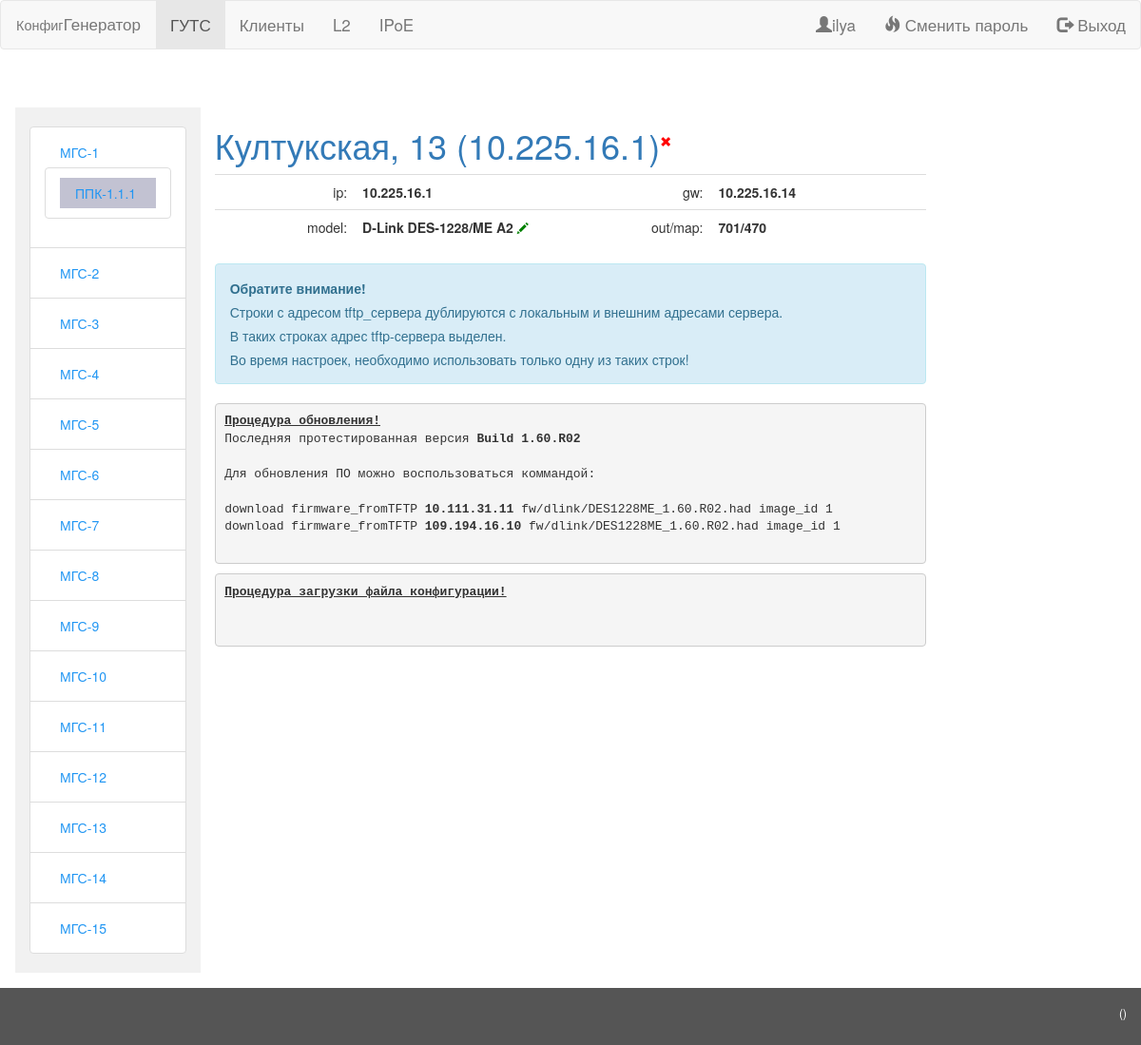
The app's page /network/access_switch/2/cfg_gen/ (signed in) with its own data.
### network/models.py (models this page shows, shortened)
class MGS(models.Model):
    class Meta:
        verbose_name = "МГС"
        verbose_name_plural = "МГС"
    mgs_num = models.IntegerField(default=0, unique=True)
    address = models.CharField(max_length = 100)
    lag = models.ForeignKey(LAG, on_delete = models.SET_NULL, blank=True, null=True)
    campus_counter = models.IntegerField(default = 0, verbose_name="Количество кампусов в МГС", help_text = "Значение обновляется автоматически при вызове метода update_counts()",         editable=False)
    node_counter = models.IntegerField(default = 0, verbose_name="Количество узлов в МГС", help_text = "Значение обновляется автоматически при вызове метода update_counts()",              editable=False)
    switche_counter = models.IntegerField(default = 0, verbose_name="Количество коммутаторов в МГС", help_text = "Значение обновляется автоматически при вызове метода update_counts()",    editable=False)
    last_update = models.DateTimeField(default=timezone.now, verbose_name='Время последнего обновления данных по МГС',                                                                                            editable=False)
    def __str__(self):
        return "МГС-%s" % self.mgs_num
    def update_counts(self):
        campuss_count = 0
        node_count = 0
        sw_count = 0
        for ms in self.ms_set.all():
            campuss_count += ms.campus_set.count()
            for campus in ms.campus_set.all():
                for thread in campus.thread_set.all():
                    node_count += thread.access_node_set.count()
                    for node in thread.access_node_set.all():
                        sw_count += node.access_switch_set.count()
        self.campus_counter = campuss_count
        self.node_counter = node_count
        self.switche_counter = sw_count
        self.last_update = timezone.now
        self.save()

class CAMPUS(models.Model):
    class Meta:
        verbose_name = "Кампус"
        verbose_name_plural = "Кампусы"
        ordering = ('ms', 'num_in_ms')
        unique_together = ('ms', 'num_in_ms',)
    prefix_choices = (
        ('ppk', 'ППК'),
        ('mku', 'МКУ'),
    )
    prefix = models.CharField(max_length = 20,
        default = 'ppk',
        choices = prefix_choices,
        verbose_name='Префикс')
    ms = models.ForeignKey(MS, on_delete=models.CASCADE, verbose_name='МС')
    num_in_ms = models.IntegerField(default = 1)
    node_counter = models.IntegerField(default = 0, verbose_name="Количество узлов в кампусе", help_text = "Значение обновляется автоматически при вызове метода update_counts()",              editable=False)
    switche_counter = models.IntegerField(default = 0, verbose_name="Количество коммутаторов в кампусе", help_text = "Значение обновляется автоматически при вызове метода update_counts()",    editable=False)
    last_update = models.DateTimeField(default=timezone.now, verbose_name='Время последнего обновления данных по МГС',                                                                          )#editable=False)
    def __str__(self):
        return "%s-%s.%s.%s" % (self.get_prefix_display(), self.ms.mgs.mgs_num, self.ms.num_in_mgs, self.num_in_ms)
    def update_counts(self):
        print('update %s' % self)
        node_count = 0
        sw_count = 0
        for thread in self.thread_set.all():
            node_count += thread.access_node_set.count()
            for node in thread.access_node_set.all():
                sw_count += node.access_switch_set.count()
        self.node_counter = node_count
        self.switche_counter = sw_count
        print('>', self.last_update)
        self.last_update = timezone.now()
        print('>>', self.last_update)
        self.save()

class MS(models.Model):
    class Meta:
        verbose_name = "Магистраль"
        verbose_name_plural = "Магистрали"
        unique_together = ('mgs', 'num_in_mgs',)
    mgs = models.ForeignKey(MGS, on_delete = models.CASCADE, verbose_name="МГС")
    num_in_mgs = models.IntegerField(default = 1, verbose_name="Номер магистрали в МГС")

class ACCESS_SWITCH(models.Model):
    class Meta:
        verbose_name = "Коммутатор доступа"
        verbose_name_plural = "Коммутаторы доступа"
    access_node = models.ForeignKey(ACCESS_NODE, on_delete = models.CASCADE)
    sw_model = models.ForeignKey(SW_MODEL, on_delete = models.SET_NULL, blank=True, null=True)
    ip = models.GenericIPAddressField(protocol = 'IPv4', unique=True)
    network = models.ForeignKey(SUBNET, on_delete = models.SET_NULL, blank=True, null=True, editable=False)
    cfg_file = models.FileField(upload_to = 'cfg_switches')
    def __str__(self):
        address = self.access_node.address
        ip = self.ip
        return "%s (%s)" % (address, ip)
    def cfg_download(self):
        download_text = ''
        if self.sw_model.cfg_download_commands:
            self.cfg_gen()
        else:
            download_text = 'Для данной модели коммутатора нет описания процесса загрузки файла конфигурации!'
        return download_text
    def cfg_gen(self):
        if self.sw_model.vendor.title == 'D-Link':
            dlink_cfg(self)
            return
        print('>>>>>',self.sw_model.vendor.title)
    def gw(self):
        gw_ip = None
        for subnet in SUBNET.objects.filter(thread = self.access_node.thread):
            if self.ip in subnet:
                gw_ip = subnet.gw
                break
        return gw_ip

class ACCESS_NODE(models.Model):
    class Meta:
        verbose_name = "Узел доступа"
        verbose_name_plural = "Узлы доступа"
        unique_together = ('address', 'thread',)
    address = models.CharField(max_length = 100)
    thread = models.ForeignKey(THREAD, on_delete = models.CASCADE)

class THREAD(models.Model):
    class Meta:
        verbose_name = "Нитка"
        verbose_name_plural = "Нитки"
        unique_together = ('campus', 'num_in_campus',)
        ordering = ['campus', 'num_in_campus']
    campus = models.ForeignKey(CAMPUS, on_delete = models.CASCADE)
    num_in_campus = models.IntegerField(default = 1)
    outvlan = models.IntegerField(default=1, verbose_name='Внешний vlan', validators=[validator_vid, ])
    mapvlan = models.IntegerField(default=1, verbose_name='Map-vlan', validators=[validator_vid, ])

class SUBNET(models.Model):
    class Meta:
        verbose_name = "Подсеть"
        verbose_name_plural = "Подсети"
    thread = models.ForeignKey(THREAD, on_delete=models.CASCADE, verbose_name='Нитка')
    network = models.CharField(max_length = 18, unique = True, verbose_name='Подсеть')
    gw = models.GenericIPAddressField(protocol = 'IPv4', default='0.0.0.0', verbose_name='Адрес шлюза')
    def __contains__(self, ip):
        if ip in self.ip_address():
            return True
        else:
            return False
    def ip_address(self):
        list_ip=[]
        ip_net = ipaddress.ip_network(self.network)
        for ip in ip_net:
            if ip not in (ip_net.network_address, ip_net.broadcast_address, ipaddress.ip_address(self.gw)):
                list_ip.append(ip.compressed)
        return list_ip

class SW_MODEL(models.Model):
    class Meta:
        verbose_name = "Модель коммутаторов"
        verbose_name_plural = "Модели коммутаторов"
        ordering = ['vendor', 'title']
    vendor = models.ForeignKey(VENDORS, on_delete = models.SET_NULL, blank=True, null=True, verbose_name = 'Производитель')
    title = models.CharField(max_length = 100, verbose_name = 'Название модели')
    eqm_type = models.CharField(max_length = 100, default = '', verbose_name = 'Тип объекта в eqm')
    fw_version = models.CharField(max_length = 100, blank = True, verbose_name = 'Рекомендованная версия ПО')
    fw_file = models.CharField(max_length = 100, blank = True, verbose_name = 'Файл прошивки')
    fw_update_commands = models.TextField(blank = True, verbose_name = 'Описание процесса обновления прошивки')
    hw_version = models.CharField(max_length = 100, blank = True, verbose_name = 'HW версия')
    ports_count = models.IntegerField(default = 0, verbose_name = 'Количество портов')
    ports_names = models.CharField(max_length = 500, blank = True, verbose_name = 'Названия портов в конфиге')
    ports_types = models.CharField(max_length = 200, blank = True, verbose_name = 'Типы портов по умолчанию', help_text = create_help_text_for_type_ports())
    cfg_template = models.FileField(upload_to = 'cfg_templates')
    cfg_download_commands = models.TextField(blank = True, verbose_name = 'Описание процесса загрузки конфигурации')
    def __str__(self):
        return "%s %s" % (self.vendor, self.title)
    def fw_update(self):
        update_text = ''
        if self.fw_update_commands:
            for line in self.fw_update_commands.split('\r'):
                if line.find('<TFTP_IP>') >= 0:
                    tftp_ip_local = "<b>%s</b>" % GUTS_CONSTANTS['TFTP_IP_LOCAL']
                    update_text += (re.sub('<TFTP_IP>', tftp_ip_local, line))
                    tftp_ip_remote = "<b>%s</b>" % GUTS_CONSTANTS['TFTP_IP_REMOTE']
                    update_text += (re.sub('<TFTP_IP>', tftp_ip_remote, line))
                else:
                    update_text += (line)
            fw_version = "<b>%s</b>" % self.fw_version
            update_text = re.sub("<FW>", fw_version, update_text)
            update_text = re.sub("<FW_FILE>", self.fw_file, update_text)
        else:
            update_text = 'Для данной модели коммутатора нет описания процесса обновления прошивки!'
        return update_text

class VENDORS(models.Model):
    class Meta:
        verbose_name = "Вендор"
        verbose_name_plural = "Вендоры"
    title = models.CharField(max_length = 100)
    def __str__(self):
        return self.title

### network/views.py (the view)
# urls.py: url(r'^access_switch/(?P<pk>[0-9]+)/cfg_gen/$',                                            views.AccessSwitchCfgGen.as_view(),       name='access_switch_cfg_gen'),
class AccessSwitchCfgGen(LoginRequiredMixin, generic.DetailView):
    model = ACCESS_SWITCH
    template_name = 'network/access_switch_gen_cfg.html'
    def get_context_data(self, **kwargs):
        context = super().get_context_data(**kwargs)
        context['mgs_list'] = MGS.objects.all()
        return context

### network/models.py (called while the page is built, shortened)
def dlink_cfg(access_switch):
    template_file = access_switch.sw_model.cfg_template
    dst_file = '%s_%s.cfg' % (access_switch.pk, timezone.now().strftime('%Y%m%d_%H%M'))

### network/templates/network/access_switch_gen_cfg.html (shortened to what this page needs)
{% extends "__base.html" %}
{% block content %}
    <table>
        <tr>
            <td>
                <h1>
                    <a href="{% url 'access_switch' access_switch.id%}">{{ access_switch }}</a>
                </h1>
            </td>
            <td>
                <a href="{% url 'access_switch_delete' access_switch.id %}"> <span style="color:red" class="glyphicon glyphicon-remove small" title="Удалить коммутатор {{ access_switch }}"></span></a>
            </td>
        </tr>
    </table>
    <table class='table' >
        <tr>
            <td class='td_var'>
                ip:
            </td>
            <td class='td_val'>
                {{ access_switch.ip }}
            </td>
            <td class='td_var'>
                gw:
            </td>
            <td class='td_val'>
                {{ access_switch.gw }}
            </td>
        </tr>
        <tr>
            <td class='td_var'>
                model:
            </td>
            <td class='td_val'>
                {{ access_switch.sw_model }}
                <a href="{% url 'access_switch_mdoel' access_switch.id %}"> <span style="color:green" class="glyphicon glyphicon-pencil small" title="Изменить модель коммутатора '{{ access_switch }}'"></span></a>
            </td>
            <td class='td_var'>
                out/map:
            </td>
            <td class='td_val'>
                {{ access_switch.access_node.thread.outvlan }}/{{ access_switch.access_node.thread.mapvlan }}
            </td>
        </tr>
    </table>
    <div class="alert alert-info">
        <p><strong>Обратите внимание!</strong> </p>
        <p>Строки с адресом tftp_сервера дублируются с локальным и внешним адресами сервера. </p>
        <p>В таких строках адрес tftp-сервера выделен. </p>
        <p>Во время настроек, необходимо использовать только одну из таких строк!</p>
    </div>
    <div>
        <pre><u><b>Процедура обновления!</b></u>
{{ access_switch.sw_model.fw_update|safe }}
        </pre>
        <pre><u><b>Процедура загрузки файла конфигурации!</b></u>
        </pre>
    </div>
{% endblock %}

### templates/__navigation.html (shortened to what this page needs)
<nav class="navbar navbar-default ">
	<div class="container-fluid">
		<div class="navbar-header">
			<a class="navbar-brand" href="/"><small>Конфиг</small>Генератор</a>
		</div>
		<ul class="nav navbar-nav">
			<li {% if '/network' in request.path %}class="active"{% endif %}><a href="/network/">ГУТС</a></li>
			<li {% if '/clients' in request.path %}class="active"{% endif %}><a href="/clients/">Клиенты</a></li>
			<li {% if '/l2' in request.path %}class="active"{% endif %}><a href="/l2/">L2</a></li>
			<li {% if '/ipoe' in request.path %}class="active"{% endif %}><a href="/ipoe/">IPoE</a></li>
		</ul>
		<ul class="nav navbar-nav navbar-right">
				{% if user.is_authenticated %}
					<li>
						<a href=#>
							<span class="glyphicon glyphicon-user"></span>{{ user.get_username }}
						</a>
					</li>
					<li>
						<a href="{% url 'password_reset'%}?next={{request.path}}">
							<span class="glyphicon glyphicon-fire"></span> Сменить пароль
						</a>
					<li>
						<a href="{% url 'logout'%}?next={{request.path}}">
							<span class="glyphicon glyphicon-log-out"></span> Выход
						</a>
					</li>
				{% endif %}
		</ul>
	</div>
</nav>

### templates/__left_menu.html (shortened to what this page needs)
{% if access_switch %}
    {% if mgs_list %}
        <ul class="nav-list list-group">
            {% for mgs_exmpl in mgs_list %}
                <li class="list-group-item">
                    <a href="{% url 'mgs' mgs_exmpl.id %}">{{ mgs_exmpl }}</a>
                    {% if mgs_exmpl == access_switch.access_node.thread.campus.ms.mgs %}
                        <ul class="nav-list list-group">
                        {% for ms in mgs_exmpl.ms_set.all %}
                            {% for campus_exmpl in ms.campus_set.all %}
                                <li class=" list-group-item">
                                    <a {% if campus_exmpl ==  access_switch.access_node.thread.campus %} class="active" {% endif %} href="{% url 'campus' campus_exmpl.id %}">{{ campus_exmpl }}</a>
                                </li>
                            {% endfor %}
                        {% endfor %}
                        </ul>
                    {% endif %}
                </li>
            {% endfor %}
        </ul>
    {% endif %}
{% endif %}

### static/guts/css/guts.css (style rules this page uses)
body { margin:0; }
.navbar { overflow: hidden; position: fixed; top: 0; width: 100%; border-radius: 0; }
.navbar a { float: left; display: block; color: #f2f2f2; text-align: center; padding: 14px 16px; text-decoration: none; font-size: 17px; }
.list-group-item { position: inherit; }
.sidenav a { padding: 6px 8px 6px 16px; text-decoration: none; font-size: 14px; color: #2196F3; display: block; }
.glyphicon { position: inherit; }
.sidenav .active { background-color: #c2c2d2; }
.td_var { text-align: right; width: 13%; }
.td_val { font-weight: bold; text-align: left; width: 20%; }

### records on screen
MGS: mgs_num "МГС-1"
CAMPUS: prefix+ms+num_in_ms "ППК-1.1.1"
MGS: mgs_num "МГС-2"
MGS: mgs_num "МГС-3"
MGS: mgs_num "МГС-4"
MGS: mgs_num "МГС-5"
MGS: mgs_num "МГС-6"
MGS: mgs_num "МГС-7"
MGS: mgs_num "МГС-8"
MGS: mgs_num "МГС-9"
MGS: mgs_num "МГС-10"
MGS: mgs_num "МГС-11"
MGS: mgs_num "МГС-12"
MGS: mgs_num "МГС-13"
MGS: mgs_num "МГС-14"
MGS: mgs_num "МГС-15"
ACCESS_SWITCH: access_node+ip "Култукская, 13 (10.225.16.1)", ip "10.225.16.1", gw "10.225.16.14", sw_model "D-Link DES-1228/ME A2", access_node.thread.outvlan "701", access_node.thread.mapvlan "470", sw_model.fw_update "Последняя протестированная версия Build 1.60.R02 Для обновления ПО можно воспользоваться коммандой: download firmware_fromTFTP 10.111.31.11 fw/dlink/DES1228ME_1.60.R02.had image_id 1 download firmware_fromTFTP 109.194.16.10 fw/dlink/DES1228ME_1.60.R02.had image_id 1"

### other values on screen
{{ user.get_username }} "ilya"
